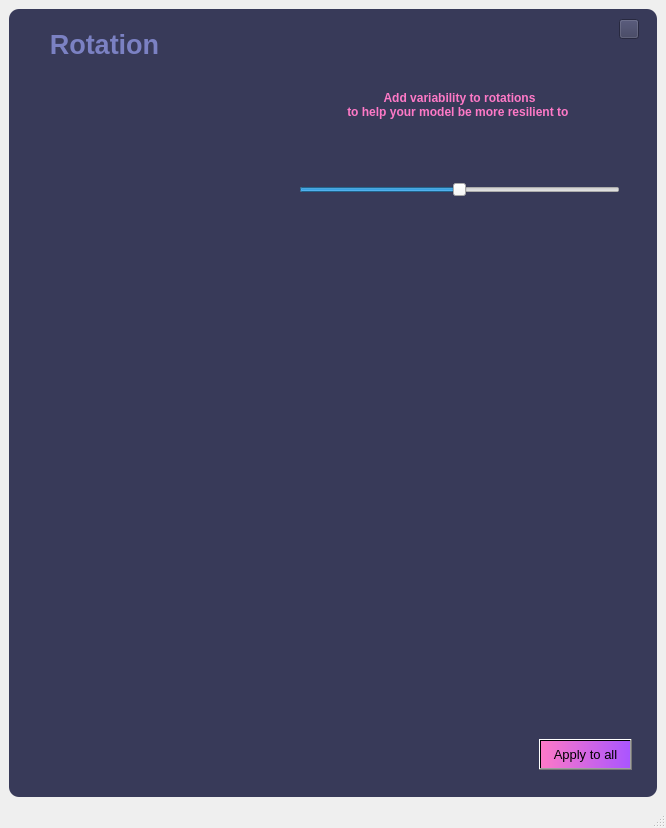
<?xml version="1.0" encoding="UTF-8"?>
<ui version="4.0">
 <class>RotationWindow</class>
 <widget class="QMainWindow" name="RotationWindow">
  <property name="geometry">
   <rect>
    <x>0</x>
    <y>0</y>
    <width>666</width>
    <height>828</height>
   </rect>
  </property>
  <property name="windowTitle">
   <string>MainWindow</string>
  </property>
  <widget class="QWidget" name="centralwidget">
   <layout class="QVBoxLayout" name="verticalLayout">
    <item>
     <widget class="QFrame" name="frame">
      <property name="font">
       <font>
        <weight>75</weight>
        <bold>true</bold>
       </font>
      </property>
      <property name="styleSheet">
       <string notr="true">QFrame {
	background-color: rgb(56,58,89);
	color:rgb(220,220,220);
	border-radius : 10px;
}</string>
      </property>
      <property name="frameShape">
       <enum>QFrame::StyledPanel</enum>
      </property>
      <property name="frameShadow">
       <enum>QFrame::Raised</enum>
      </property>
      <widget class="QLabel" name="label_original_image">
       <property name="geometry">
        <rect>
         <x>20</x>
         <y>60</y>
         <width>241</width>
         <height>201</height>
        </rect>
       </property>
       <property name="text">
        <string/>
       </property>
       <property name="pixmap">
        <pixmap>1.jpeg</pixmap>
       </property>
      </widget>
      <widget class="QLabel" name="label_desqription">
       <property name="geometry">
        <rect>
         <x>300</x>
         <y>70</y>
         <width>301</width>
         <height>51</height>
        </rect>
       </property>
       <property name="font">
        <font>
         <pointsize>9</pointsize>
         <weight>75</weight>
         <bold>true</bold>
        </font>
       </property>
       <property name="styleSheet">
        <string notr="true">color:rgb(254,121,199);</string>
       </property>
       <property name="text">
        <string>Add variability to rotations 
to help your model be more resilient to </string>
       </property>
       <property name="textFormat">
        <enum>Qt::PlainText</enum>
       </property>
       <property name="alignment">
        <set>Qt::AlignCenter</set>
       </property>
      </widget>
      <widget class="QLabel" name="label">
       <property name="geometry">
        <rect>
         <x>20</x>
         <y>240</y>
         <width>601</width>
         <height>511</height>
        </rect>
       </property>
       <property name="text">
        <string/>
       </property>
       <property name="pixmap">
        <pixmap>2.jpg</pixmap>
       </property>
      </widget>
      <widget class="QSlider" name="horizontalSlider">
       <property name="geometry">
        <rect>
         <x>290</x>
         <y>170</y>
         <width>321</width>
         <height>22</height>
        </rect>
       </property>
       <property name="minimum">
        <number>-60</number>
       </property>
       <property name="maximum">
        <number>60</number>
       </property>
       <property name="pageStep">
        <number>10</number>
       </property>
       <property name="value">
        <number>0</number>
       </property>
       <property name="sliderPosition">
        <number>0</number>
       </property>
       <property name="orientation">
        <enum>Qt::Horizontal</enum>
       </property>
      </widget>
      <widget class="QPushButton" name="pushButton_7">
       <property name="geometry">
        <rect>
         <x>610</x>
         <y>10</y>
         <width>20</width>
         <height>20</height>
        </rect>
       </property>
       <property name="styleSheet">
        <string notr="true">background-color: rgb(56,58,89);</string>
       </property>
       <property name="text">
        <string/>
       </property>
       <property name="icon">
        <iconset>
         <normaloff>exit2.png</normaloff>exit2.png</iconset>
       </property>
       <property name="iconSize">
        <size>
         <width>20</width>
         <height>20</height>
        </size>
       </property>
      </widget>
      <widget class="QPushButton" name="pushButton_8">
       <property name="geometry">
        <rect>
         <x>530</x>
         <y>730</y>
         <width>93</width>
         <height>31</height>
        </rect>
       </property>
       <property name="font">
        <font>
         <pointsize>10</pointsize>
        </font>
       </property>
       <property name="styleSheet">
        <string notr="true">background-color: qlineargradient(spread:pad, x1:0, y1:0.5, x2:1, y2:0.506, stop:0 rgba(254, 121, 199, 255), stop:1 rgba(170, 85, 255, 255));</string>
       </property>
       <property name="text">
        <string>Apply to all</string>
       </property>
      </widget>
      <widget class="QLabel" name="label_desqription_3">
       <property name="geometry">
        <rect>
         <x>0</x>
         <y>10</y>
         <width>191</width>
         <height>51</height>
        </rect>
       </property>
       <property name="font">
        <font>
         <pointsize>20</pointsize>
         <weight>75</weight>
         <bold>true</bold>
        </font>
       </property>
       <property name="styleSheet">
        <string notr="true">color:rgb(123, 129, 195);</string>
       </property>
       <property name="text">
        <string>Rotation</string>
       </property>
       <property name="textFormat">
        <enum>Qt::PlainText</enum>
       </property>
       <property name="alignment">
        <set>Qt::AlignCenter</set>
       </property>
      </widget>
     </widget>
    </item>
   </layout>
  </widget>
  <widget class="QStatusBar" name="statusbar"/>
 </widget>
 <resources/>
 <connections/>
</ui>
